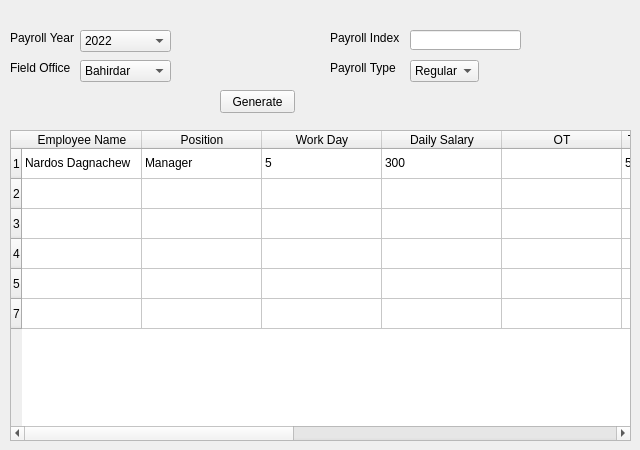
      <widget class="QWidget" name="tab_5">
       <attribute name="title">
        <string>Payroll Registeration</string>
       </attribute>
       <widget class="QLabel" name="label_44">
        <property name="geometry">
         <rect>
          <x>10</x>
          <y>30</y>
          <width>71</width>
          <height>16</height>
         </rect>
        </property>
        <property name="text">
         <string>Payroll Year</string>
        </property>
       </widget>
       <widget class="QLabel" name="label_106">
        <property name="geometry">
         <rect>
          <x>10</x>
          <y>60</y>
          <width>61</width>
          <height>16</height>
         </rect>
        </property>
        <property name="text">
         <string>Field Office</string>
        </property>
       </widget>
       <widget class="QLabel" name="label_107">
        <property name="geometry">
         <rect>
          <x>330</x>
          <y>30</y>
          <width>71</width>
          <height>16</height>
         </rect>
        </property>
        <property name="text">
         <string>Payroll Index</string>
        </property>
       </widget>
       <widget class="QLabel" name="label_108">
        <property name="geometry">
         <rect>
          <x>330</x>
          <y>60</y>
          <width>71</width>
          <height>16</height>
         </rect>
        </property>
        <property name="text">
         <string>Payroll Type</string>
        </property>
       </widget>
       <widget class="QComboBox" name="comboBox_32">
        <property name="geometry">
         <rect>
          <x>80</x>
          <y>30</y>
          <width>91</width>
          <height>22</height>
         </rect>
        </property>
        <item>
         <property name="text">
          <string>2022</string>
         </property>
        </item>
       </widget>
       <widget class="QComboBox" name="comboBox_33">
        <property name="geometry">
         <rect>
          <x>80</x>
          <y>60</y>
          <width>91</width>
          <height>22</height>
         </rect>
        </property>
        <item>
         <property name="text">
          <string>Bahirdar</string>
         </property>
        </item>
       </widget>
       <widget class="QComboBox" name="comboBox_34">
        <property name="geometry">
         <rect>
          <x>410</x>
          <y>60</y>
          <width>69</width>
          <height>22</height>
         </rect>
        </property>
        <item>
         <property name="text">
          <string>Regular</string>
         </property>
        </item>
        <item>
         <property name="text">
          <string>Irregular</string>
         </property>
        </item>
       </widget>
       <widget class="QLineEdit" name="lineEdit_6">
        <property name="geometry">
         <rect>
          <x>410</x>
          <y>30</y>
          <width>111</width>
          <height>20</height>
         </rect>
        </property>
       </widget>
       <widget class="QPushButton" name="pushButton_60">
        <property name="geometry">
         <rect>
          <x>220</x>
          <y>90</y>
          <width>75</width>
          <height>23</height>
         </rect>
        </property>
        <property name="text">
         <string>Generate</string>
        </property>
       </widget>
       <widget class="QTableWidget" name="tableWidget_5">
        <property name="enabled">
         <bool>true</bool>
        </property>
        <property name="geometry">
         <rect>
          <x>10</x>
          <y>130</y>
          <width>621</width>
          <height>311</height>
         </rect>
        </property>
        <property name="styleSheet">
         <string notr="true">background rgb(85, 170, 255)</string>
        </property>
        <property name="frameShadow">
         <enum>QFrame::Raised</enum>
        </property>
        <property name="midLineWidth">
         <number>7</number>
        </property>
        <property name="sizeAdjustPolicy">
         <enum>QAbstractScrollArea::AdjustToContentsOnFirstShow</enum>
        </property>
        <property name="gridStyle">
         <enum>Qt::SolidLine</enum>
        </property>
        <attribute name="horizontalHeaderCascadingSectionResizes">
         <bool>true</bool>
        </attribute>
        <attribute name="horizontalHeaderDefaultSectionSize">
         <number>120</number>
        </attribute>
        <attribute name="horizontalHeaderStretchLastSection">
         <bool>true</bool>
        </attribute>
        <row>
         <property name="text">
          <string>1</string>
         </property>
        </row>
        <row>
         <property name="text">
          <string>2</string>
         </property>
        </row>
        <row>
         <property name="text">
          <string>3</string>
         </property>
        </row>
        <row>
         <property name="text">
          <string>4</string>
         </property>
        </row>
        <row>
         <property name="text">
          <string>5</string>
         </property>
        </row>
        <row>
         <property name="text">
          <string>7</string>
         </property>
        </row>
        <column>
         <property name="text">
          <string>Employee Name</string>
         </property>
        </column>
        <column>
         <property name="text">
          <string>Position</string>
         </property>
        </column>
        <column>
         <property name="text">
          <string>Work Day</string>
         </property>
        </column>
        <column>
         <property name="text">
          <string>Daily Salary</string>
         </property>
        </column>
        <column>
         <property name="text">
          <string>OT</string>
         </property>
        </column>
        <column>
         <property name="text">
          <string>Transport Allowance</string>
         </property>
         <property name="textAlignment">
          <set>AlignCenter</set>
         </property>
        </column>
        <column>
         <property name="text">
          <string>Time</string>
         </property>
        </column>
        <column>
         <property name="text">
          <string>Date</string>
         </property>
        </column>
        <column>
         <property name="text">
          <string>Comission</string>
         </property>
        </column>
        <column>
         <property name="text">
          <string>Total Salary</string>
         </property>
        </column>
        <column>
         <property name="text">
          <string>Net Salary</string>
         </property>
        </column>
        <item row="0" column="0">
         <property name="text">
          <string>Nardos Dagnachew</string>
         </property>
        </item>
        <item row="0" column="1">
         <property name="text">
          <string>Manager</string>
         </property>
        </item>
        <item row="0" column="2">
         <property name="text">
          <string>5</string>
         </property>
        </item>
        <item row="0" column="3">
         <property name="text">
          <string>300</string>
         </property>
        </item>
        <item row="0" column="5">
         <property name="text">
          <string>50</string>
         </property>
        </item>
        <item row="0" column="6">
         <property name="text">
          <string>2</string>
         </property>
        </item>
        <item row="0" column="7">
         <property name="text">
          <string>2-3-2020</string>
         </property>
        </item>
        <item row="0" column="8">
         <property name="text">
          <string>20%</string>
         </property>
        </item>
        <item row="0" column="9">
         <property name="text">
          <string>46000</string>
         </property>
        </item>
        <item row="0" column="10">
         <property name="text">
          <string>40000</string>
         </property>
        </item>
       </widget>
      </widget>
